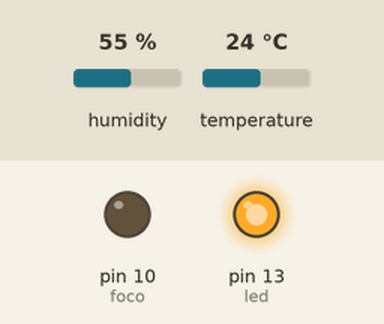
Simulated run of this sketch. Board: Arduino Uno, built with avr-gcc and run on an emulated ATmega328P. On the bench: output pins drawn as LEDs (lit = HIGH). Inputs (shaded band) come from the test bench; at power-on: temperature 24 °C, humidity 55 %. What the sketch prints to the serial monitor is not drawn.

Above: at 2.8 s.
2.9 s: temperature set to 20 °C
5.7 s: temperature set to 17 °C
At 6.8 s:
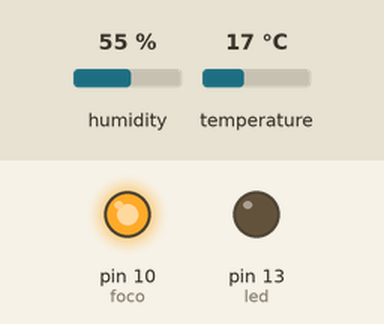
8.5 s: temperature set to 19 °C
At 10.7 s:
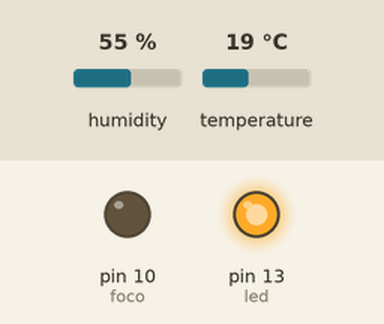
11.8 s: temperature set to 12 °C
At 13.3 s:
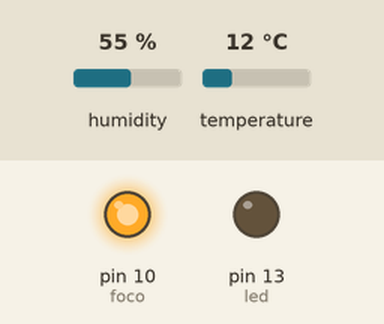
Timing chart, 0 to 14.8 s (numbered marks = the images above; inputs shaded):
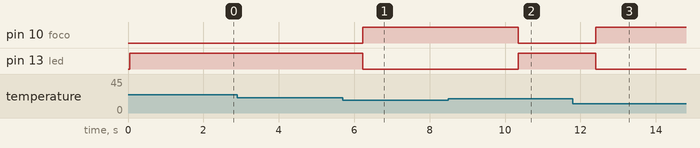

The sketch:

practica21.ino
```cpp
float celcius = 0.0;
float farenheit = 0.0;
float humedad = 0.0;
int foco=10;
int led=13;
#include <DHT.h>
#include <DHT_U.h>

DHT dht11(2, DHT11);

void setup() {
  Serial.begin(9600);
   pinMode(10,OUTPUT);
    pinMode(13,OUTPUT);
  dht11.begin();
}

void loop() {
  farenheit = dht11.readTemperature(true);
  celcius = dht11.readTemperature();
  humedad = dht11.readHumidity();
  if (isnan(celcius) || isnan(humedad) || isnan(farenheit))
  {
    Serial.println("Ha ocurrido un error");
    return;
  }else
  {
    Serial.print("La temperatura es: ");
    Serial.print(celcius);
    Serial.println(" °");
    Serial.print("La temperatura en Farenheit es: ");
    Serial.print(farenheit);

    Serial.print("Humedad es: ");
    Serial.print(humedad);
  }
  if(celcius>=28)
  {
   digitalWrite(foco,1);
    digitalWrite(led,0);
  }else
  if(celcius>=19 && celcius<28)
  {
    digitalWrite(foco,0);
    digitalWrite(led,1);
  }
  else
  if(celcius<19){
    digitalWrite(foco,1);
    digitalWrite(led,0);
  }
  delay(1000);
}
```

Measured:
- the behaviour switches between 19 and 18 °C on temperature (found by bisection; images 0 and 1)
- after the input at 2.9 s, every drawn part: stays the same
- after the input at 5.7 s, pin 10 (foco): LOW → HIGH after 0.53 s; pin 13 (led): HIGH → LOW after 0.53 s
- after the input at 8.5 s, pin 10 (foco): HIGH → LOW after 1.8 s; pin 13 (led): LOW → HIGH after 1.8 s
- after the input at 11.8 s, pin 10 (foco): LOW → HIGH after 0.61 s; pin 13 (led): HIGH → LOW after 0.61 s
